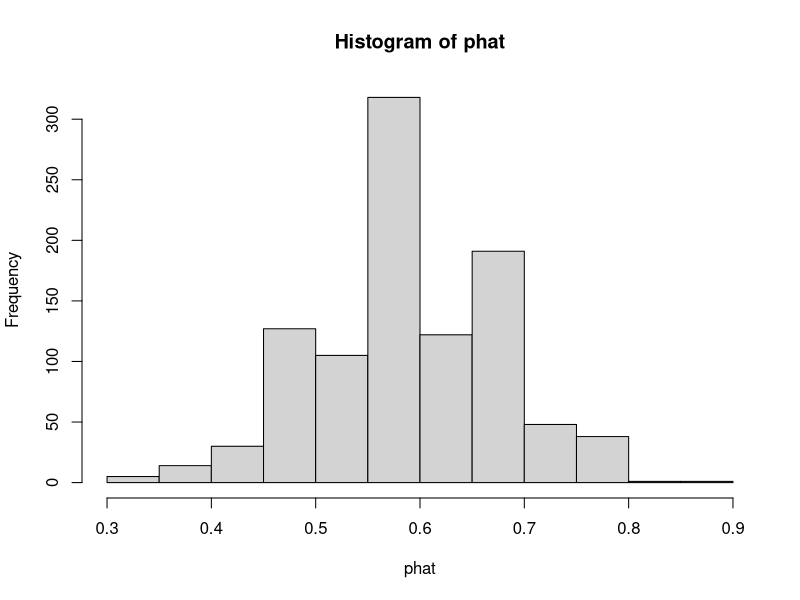

Source code (R):
## ---- chunk 1
knitr::opts_chunk$set(echo = TRUE, warning = FALSE, message = FALSE, fig.align = "center", comment = NA)
#library(tidyverse)
## ---- chunk 2

p <- .6 # Actual population proportion of females
n <- 30 # Sample size

# Generate a sample
sample <- sample(c(0,1), size = n, replace = TRUE, prob=c(1-p,p)) 

# Looking at the sample (optional)
sample 

# Find the proportion of females (phat for this sample)
sum(sample)/n


# Now repeat the above process 1000 times and find the average of proportions

phat <- numeric(1000)

for (i in 1:1000){
  
  sample <- sample(c(0,1), size = n, replace = TRUE, prob=c(1-p,p)) 
  phat[i] <- sum(sample)/n 
}


hist(phat) # Shape

mean(phat) # Center
sd(phat)   # Spread


# End of simulation
## ---- chunk 3

p <- 0.15# Population Proportion of interest
n <- 200 # Sample size 

#Check assumptions!!!
n*p > 10
n*(1-p) > 10


# Mean and the sd of the sampling distribution for phat
meanphat <- p
sdphat<- sqrt(p*(1-p)/n)

meanphat
sdphat

## ---- chunk 4

#less than for a normal
#pnorm(value,mean,sd)

pnorm(.06,meanphat,sdphat)

#greater than for a normal
#1-pnorm(value,mean,sd)

1-pnorm(0.12,meanphat,sdphat)


#between for a normal
#pnorm(bigvalue,mean,sd)-pnorm(smallerval,mean,sd)

pnorm(.12,meanphat,sdphat)-pnorm(.08,meanphat,sdphat)

# Given the probability find the quantile
#qnorm(percentless,mean,sd)

qnorm(.9,meanphat,sdphat)

## ---- chunk 5
#######################################
# Confidence Intervals For proportion #
#######################################

x <- 66 # successes
n <- 97 # trials
phat <- x/n

CIlev <- 0.90 # CI Level as a decimal
alpha <- 1-CIlev
alphaovertwo <- alpha/2
oneminusalphaovertwo <- 1- alpha/2
zstar <- qnorm(oneminusalphaovertwo) 

cat("Your Critical value (z*) is =", zstar, "\n")

#SE <- sqrt(phat* (1-phat)/n) # If you are only looking for the SE, remove the pound signs and run these two lines
#SE

#ME <- zstar * sqrt(phat* (1-phat)/n) # If you are only looking for the ME, remove the pound signs and run these two lines
#ME

LowP <- phat - zstar * sqrt(phat* (1-phat)/n) # Lower limit of the CI
UpP <- phat + zstar * sqrt(phat *(1-phat)/n) # Upper limit of the CI

CI <- c(LowP,UpP)

cat("The asymptotic", CIlev*100, " % confidence interval for p is", CI) 
## ---- chunk 6

#############################
#  Solve for sample size:   #
#############################


phatstar <-  0.5 # use .5 if not given in the problem
ME <-  0.09 # Margin of error 
CIlev <- .99 # CI level

alpha <- 1-CIlev
alphaovertwo <- alpha/2
oneminusalphaovertwo <- 1- alpha/2
zstar <- qnorm(oneminusalphaovertwo)

n <- (zstar/ME)^2*phatstar*(1-phatstar)


cat("The required sample size is ",ceiling(n))  #ceiling function always goes up to the next integer
